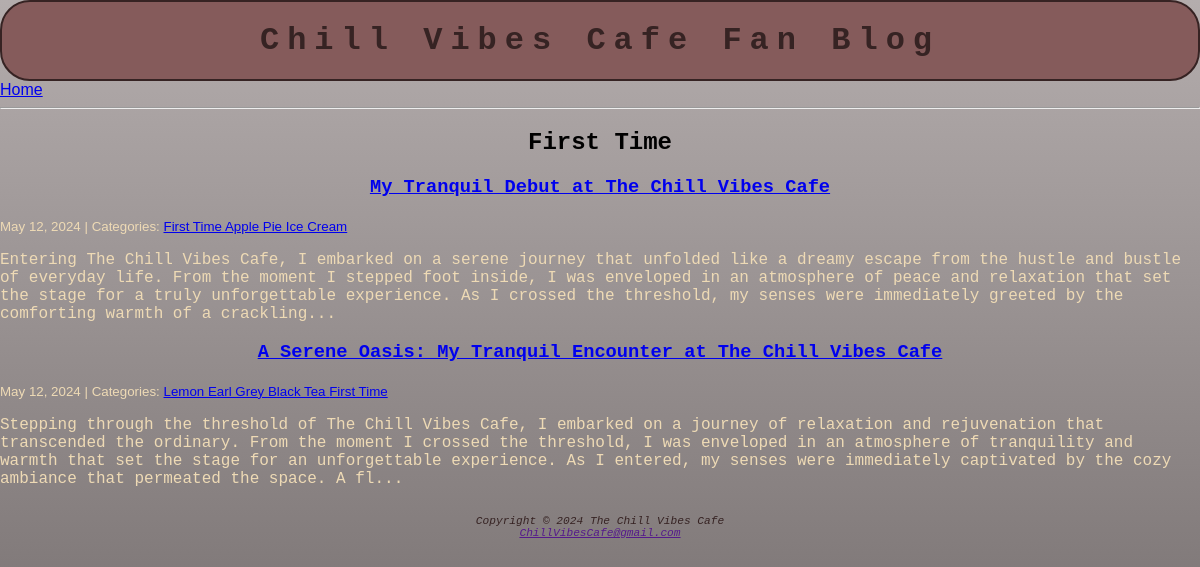
The app's page /category/First Time/ with its own data.
### blog/models.py (models this page shows, shortened)
class Category(models.Model):
    name = models.CharField(max_length=30)
    class Meta:
        verbose_name_plural = "categories"

class Post(models.Model):
    title = models.CharField(max_length=255)
    body = models.TextField()
    created_on = models.DateTimeField(auto_now_add=True)
    last_modified = models.DateTimeField(auto_now=True)
    categories = models.ManyToManyField("Category", related_name="posts")

### blog/views.py (the view)
# urls.py: path("category/<category>/", views.blog_category, name="blog_category"),
def blog_category(request, category):
    posts = Post.objects.filter(
        categories__name__contains=category
    ).order_by("-created_on")
    context = {
        "category": category,
        "posts": posts,
    }
    return render(request, "blog/category.html", context)

### blog/templates/blog/category.html
{% extends "blog/index.html" %}
{% block page_title %}
<h2>{{ category }}</h2>
{% endblock page_title %}

### blog/templates/blog/index.html (shortened to what this page needs)
{% extends "base.html" %}
{% block page_content %}
    {% block posts %}
        {% for post in posts %}
            <h3><a href="{% url 'blog_detail' post.pk %}">{{ post.title }}</a></h3>
            <small>
                {{ post.created_on.date }} | Categories:
                {% for category in post.categories.all %}
                    <a href="{% url 'blog_category' category.name %}">
                        {{ category.name }}
                    </a>
                {% endfor %}
            </small>
            <p>{{ post.body | slice:":400" }}...</p>
        {% endfor %}
    {% endblock posts %}
{% endblock page_content %}

### templates/base.html (shortened to what this page needs)
{% load static %}
<!DOCTYPE html>
<html lang="en">
<head>
    <link rel="stylesheet" href="{% static 'css/blog.css' %}">
</head>
<body>
<h1>Chill Vibes Cafe Fan Blog</h1>
<a href="{% url "blog_index" %}">Home</a>
<hr>
{% block page_title %}{% endblock page_title %}
{% block page_content %}{% endblock page_content %}
</body>
<footer>
    Copyright &copy; 2024 The Chill Vibes Cafe<br>
    <a href="">ChillVibesCafe@gmail.com</a>
</footer>
</html>

### blog/static/css/blog.css (style rules this page uses)
* { box-sizing: border-box; }
html { height: 100%; }
body { height: 100%; margin: 0; color: #eedab5; background-image: linear-gradient(to bottom, #000000, #000000); background-repeat: no-repeat; background-attachment: fixed; font-family: Verdana, Geneva, Tahoma, sans-serif; border-radius: 50px; }
p { font-family: 'Courier New', Courier, monospace; text-align: left; display: grid; }
h1 { background-color: #855b5b; color: #362323; font-family: 'Courier New', Courier, monospace; text-align: center; padding: 20px 30px; margin: 0 auto; border-radius: 30px; border: 2px solid; font-size: 24px; }
h2 { color: #000000; font-family: 'Courier New', Courier, monospace; text-align: center; }
footer { font-size: .70em; font-style: italic; text-align: center; padding: 1em; color: #362323; font-family: 'Courier New', Courier, monospace; }
h3 { font-family: 'Courier New', Courier, monospace; text-align: center; }
@media (min-width: 600px) { h1 { font-size: 2em; letter-spacing: .25em; } }
@media (min-width: 1024px) { body { background-image: linear-gradient(to bottom, #b4adad, #6d6666); } }

### records on screen
Category: name "First Time"
Post: title "My Tranquil Debut at The Chill Vibes Cafe", created_on "May 12, 2024", body "Entering The Chill Vibes Cafe, I embarked on a serene journey that unfolded like a dreamy escape from the hustle and bustle of everyday life. From the moment I stepped foot inside, I was enveloped in an atmosphere of peace and relaxation that set the stage for a truly unforgettable experience. As I crossed the threshold, my senses were immediately greeted by the comforting warmth of a crackling"
Category: name "Apple Pie Ice Cream"
Post: title "A Serene Oasis: My Tranquil Encounter at The Chill Vibes Cafe", created_on "May 12, 2024", body "Stepping through the threshold of The Chill Vibes Cafe, I embarked on a journey of relaxation and rejuvenation that transcended the ordinary. From the moment I crossed the threshold, I was enveloped in an atmosphere of tranquility and warmth that set the stage for an unforgettable experience. As I entered, my senses were immediately captivated by the cozy ambiance that permeated the space. A fl"
Category: name "Lemon Earl Grey"
Category: name "Black Tea"
